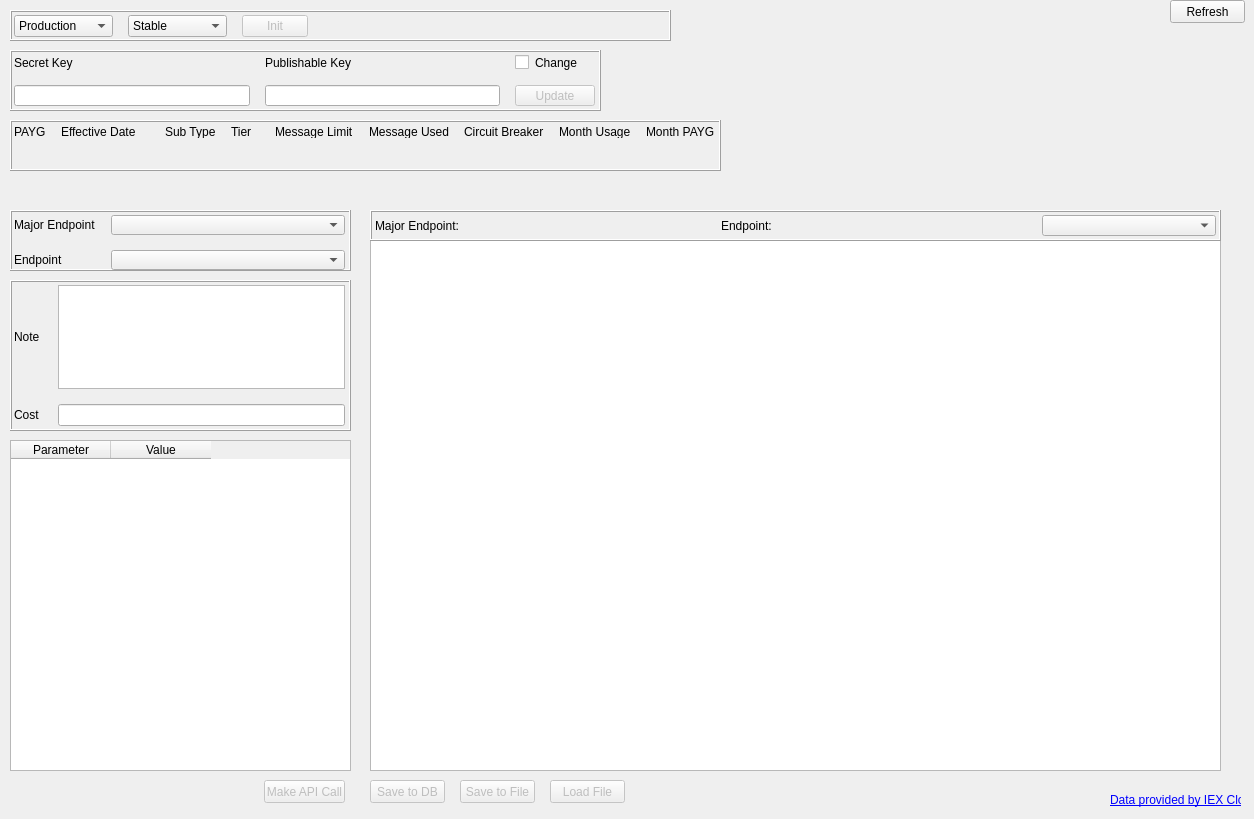
      <widget class="QWidget" name="iexCloudTab">
       <attribute name="title">
        <string>IEX Cloud</string>
       </attribute>
       <widget class="QLabel" name="iexCloudHyperLabel">
        <property name="geometry">
         <rect>
          <x>1110</x>
          <y>790</y>
          <width>131</width>
          <height>20</height>
         </rect>
        </property>
        <property name="text">
         <string>&lt;a href=&quot;https://iexcloud.io&quot;&gt;Data provided by IEX Cloud&lt;/a&gt;</string>
        </property>
        <property name="openExternalLinks">
         <bool>true</bool>
        </property>
       </widget>
       <widget class="QPushButton" name="iexCloudRefreshButton">
        <property name="geometry">
         <rect>
          <x>1170</x>
          <y>0</y>
          <width>75</width>
          <height>23</height>
         </rect>
        </property>
        <property name="text">
         <string>Refresh</string>
        </property>
       </widget>
       <widget class="QFrame" name="iexCloudStatusFrame">
        <property name="geometry">
         <rect>
          <x>10</x>
          <y>10</y>
          <width>661</width>
          <height>31</height>
         </rect>
        </property>
        <property name="styleSheet">
         <string notr="true">border-color: rgb(0, 0, 0);</string>
        </property>
        <property name="frameShape">
         <enum>QFrame::Box</enum>
        </property>
        <property name="frameShadow">
         <enum>QFrame::Raised</enum>
        </property>
        <widget class="QWidget" name="gridLayoutWidget_18">
         <property name="geometry">
          <rect>
           <x>-1</x>
           <y>0</y>
           <width>661</width>
           <height>33</height>
          </rect>
         </property>
         <layout class="QGridLayout" name="iexCloudStatusGrid" columnstretch="3,3,2,3,1,1,4">
          <property name="leftMargin">
           <number>5</number>
          </property>
          <property name="topMargin">
           <number>5</number>
          </property>
          <property name="rightMargin">
           <number>5</number>
          </property>
          <property name="bottomMargin">
           <number>5</number>
          </property>
          <property name="spacing">
           <number>15</number>
          </property>
          <item row="0" column="0">
           <widget class="QComboBox" name="iexCloudEnvCombo">
            <item>
             <property name="text">
              <string>Production</string>
             </property>
            </item>
           </widget>
          </item>
          <item row="0" column="3">
           <widget class="QLabel" name="iexCloudEnvLabel">
            <property name="toolTip">
             <string>environment</string>
            </property>
            <property name="frameShape">
             <enum>QFrame::NoFrame</enum>
            </property>
            <property name="text">
             <string/>
            </property>
            <property name="alignment">
             <set>Qt::AlignCenter</set>
            </property>
           </widget>
          </item>
          <item row="0" column="1">
           <widget class="QComboBox" name="iexCloudVersionCombo">
            <item>
             <property name="text">
              <string>Stable</string>
             </property>
            </item>
           </widget>
          </item>
          <item row="0" column="2">
           <widget class="QPushButton" name="iexCloudInitButton">
            <property name="enabled">
             <bool>false</bool>
            </property>
            <property name="sizePolicy">
             <sizepolicy hsizetype="Ignored" vsizetype="Fixed">
              <horstretch>0</horstretch>
              <verstretch>0</verstretch>
             </sizepolicy>
            </property>
            <property name="text">
             <string>Init</string>
            </property>
           </widget>
          </item>
          <item row="0" column="6">
           <widget class="QLabel" name="iexCloudTimeLabel">
            <property name="frameShape">
             <enum>QFrame::NoFrame</enum>
            </property>
            <property name="text">
             <string/>
            </property>
            <property name="alignment">
             <set>Qt::AlignCenter</set>
            </property>
           </widget>
          </item>
          <item row="0" column="4">
           <widget class="QLabel" name="iexCloudStatusLabel">
            <property name="toolTip">
             <string>status</string>
            </property>
            <property name="frameShape">
             <enum>QFrame::NoFrame</enum>
            </property>
            <property name="text">
             <string/>
            </property>
            <property name="alignment">
             <set>Qt::AlignCenter</set>
            </property>
           </widget>
          </item>
          <item row="0" column="5">
           <widget class="QLabel" name="iexCloudVersionLabel">
            <property name="toolTip">
             <string>version</string>
            </property>
            <property name="frameShape">
             <enum>QFrame::NoFrame</enum>
            </property>
            <property name="text">
             <string/>
            </property>
            <property name="alignment">
             <set>Qt::AlignCenter</set>
            </property>
           </widget>
          </item>
         </layout>
        </widget>
       </widget>
       <widget class="QFrame" name="iexCloudAccountFrame">
        <property name="geometry">
         <rect>
          <x>10</x>
          <y>120</y>
          <width>711</width>
          <height>51</height>
         </rect>
        </property>
        <property name="styleSheet">
         <string notr="true">border-color: rgb(0, 0, 0);</string>
        </property>
        <property name="frameShape">
         <enum>QFrame::Box</enum>
        </property>
        <property name="frameShadow">
         <enum>QFrame::Raised</enum>
        </property>
        <widget class="QWidget" name="gridLayoutWidget_20">
         <property name="geometry">
          <rect>
           <x>-1</x>
           <y>0</y>
           <width>711</width>
           <height>51</height>
          </rect>
         </property>
         <layout class="QGridLayout" name="iexCloudAccountGrid" columnstretch="1,3,1,1,2,2,2,2,2">
          <property name="leftMargin">
           <number>5</number>
          </property>
          <property name="topMargin">
           <number>5</number>
          </property>
          <property name="rightMargin">
           <number>5</number>
          </property>
          <property name="bottomMargin">
           <number>5</number>
          </property>
          <property name="spacing">
           <number>15</number>
          </property>
          <item row="0" column="6">
           <widget class="QLabel" name="label_50">
            <property name="toolTip">
             <string>PAYG Circuit Breaker</string>
            </property>
            <property name="text">
             <string>Circuit Breaker</string>
            </property>
           </widget>
          </item>
          <item row="1" column="8">
           <widget class="QLabel" name="iexCloudMonthPaygLabel">
            <property name="frameShape">
             <enum>QFrame::NoFrame</enum>
            </property>
            <property name="text">
             <string/>
            </property>
            <property name="alignment">
             <set>Qt::AlignRight|Qt::AlignTrailing|Qt::AlignVCenter</set>
            </property>
           </widget>
          </item>
          <item row="1" column="7">
           <widget class="QLabel" name="iexCloudMonthUsageLabel">
            <property name="frameShape">
             <enum>QFrame::NoFrame</enum>
            </property>
            <property name="text">
             <string/>
            </property>
            <property name="alignment">
             <set>Qt::AlignRight|Qt::AlignTrailing|Qt::AlignVCenter</set>
            </property>
           </widget>
          </item>
          <item row="1" column="4">
           <widget class="QLabel" name="iexCloudMsgLimitLabel">
            <property name="frameShape">
             <enum>QFrame::NoFrame</enum>
            </property>
            <property name="text">
             <string/>
            </property>
            <property name="alignment">
             <set>Qt::AlignRight|Qt::AlignTrailing|Qt::AlignVCenter</set>
            </property>
           </widget>
          </item>
          <item row="0" column="0">
           <widget class="QLabel" name="label_51">
            <property name="toolTip">
             <string>PAYG Enabled?</string>
            </property>
            <property name="text">
             <string>PAYG</string>
            </property>
           </widget>
          </item>
          <item row="1" column="5">
           <widget class="QLabel" name="iexCloudMsgUsedLabel">
            <property name="frameShape">
             <enum>QFrame::NoFrame</enum>
            </property>
            <property name="text">
             <string/>
            </property>
            <property name="alignment">
             <set>Qt::AlignRight|Qt::AlignTrailing|Qt::AlignVCenter</set>
            </property>
           </widget>
          </item>
          <item row="0" column="8">
           <widget class="QLabel" name="label_72">
            <property name="text">
             <string>Month PAYG</string>
            </property>
           </widget>
          </item>
          <item row="0" column="1">
           <widget class="QLabel" name="label_54">
            <property name="toolTip">
             <string/>
            </property>
            <property name="text">
             <string>Effective Date</string>
            </property>
           </widget>
          </item>
          <item row="1" column="0">
           <widget class="QLabel" name="iexCloudPaygLabel">
            <property name="frameShape">
             <enum>QFrame::NoFrame</enum>
            </property>
            <property name="text">
             <string/>
            </property>
            <property name="alignment">
             <set>Qt::AlignRight|Qt::AlignTrailing|Qt::AlignVCenter</set>
            </property>
           </widget>
          </item>
          <item row="1" column="6">
           <widget class="QLabel" name="iexCloudCircBreakLabel">
            <property name="frameShape">
             <enum>QFrame::NoFrame</enum>
            </property>
            <property name="text">
             <string/>
            </property>
            <property name="alignment">
             <set>Qt::AlignRight|Qt::AlignTrailing|Qt::AlignVCenter</set>
            </property>
           </widget>
          </item>
          <item row="0" column="5">
           <widget class="QLabel" name="label_48">
            <property name="text">
             <string>Message Used</string>
            </property>
           </widget>
          </item>
          <item row="0" column="4">
           <widget class="QLabel" name="label_47">
            <property name="text">
             <string>Message Limit</string>
            </property>
           </widget>
          </item>
          <item row="1" column="2">
           <widget class="QLabel" name="iexCloudSubTypeLabel">
            <property name="frameShape">
             <enum>QFrame::NoFrame</enum>
            </property>
            <property name="text">
             <string/>
            </property>
            <property name="alignment">
             <set>Qt::AlignRight|Qt::AlignTrailing|Qt::AlignVCenter</set>
            </property>
           </widget>
          </item>
          <item row="0" column="2">
           <widget class="QLabel" name="label_58">
            <property name="toolTip">
             <string>Subscription Type</string>
            </property>
            <property name="text">
             <string>Sub Type</string>
            </property>
           </widget>
          </item>
          <item row="0" column="7">
           <widget class="QLabel" name="label_71">
            <property name="text">
             <string>Month Usage</string>
            </property>
           </widget>
          </item>
          <item row="1" column="1">
           <widget class="QLabel" name="iexCloudEffDateLabel">
            <property name="frameShape">
             <enum>QFrame::NoFrame</enum>
            </property>
            <property name="text">
             <string/>
            </property>
            <property name="alignment">
             <set>Qt::AlignRight|Qt::AlignTrailing|Qt::AlignVCenter</set>
            </property>
           </widget>
          </item>
          <item row="0" column="3">
           <widget class="QLabel" name="label_61">
            <property name="text">
             <string>Tier</string>
            </property>
           </widget>
          </item>
          <item row="1" column="3">
           <widget class="QLabel" name="iexCloudTierLabel">
            <property name="text">
             <string/>
            </property>
           </widget>
          </item>
         </layout>
        </widget>
       </widget>
       <widget class="QFrame" name="iexCloudKeyFrame">
        <property name="geometry">
         <rect>
          <x>10</x>
          <y>50</y>
          <width>591</width>
          <height>61</height>
         </rect>
        </property>
        <property name="styleSheet">
         <string notr="true">border-color: rgb(0, 0, 0);</string>
        </property>
        <property name="frameShape">
         <enum>QFrame::Box</enum>
        </property>
        <property name="frameShadow">
         <enum>QFrame::Raised</enum>
        </property>
        <widget class="QWidget" name="gridLayoutWidget_23">
         <property name="geometry">
          <rect>
           <x>-1</x>
           <y>0</y>
           <width>591</width>
           <height>61</height>
          </rect>
         </property>
         <layout class="QGridLayout" name="iexCloudKeyGrid" columnstretch="0,0,0">
          <property name="leftMargin">
           <number>5</number>
          </property>
          <property name="topMargin">
           <number>5</number>
          </property>
          <property name="rightMargin">
           <number>5</number>
          </property>
          <property name="bottomMargin">
           <number>5</number>
          </property>
          <property name="spacing">
           <number>15</number>
          </property>
          <item row="1" column="0">
           <widget class="QLineEdit" name="iexCloudSKField">
            <property name="text">
             <string/>
            </property>
            <property name="readOnly">
             <bool>true</bool>
            </property>
           </widget>
          </item>
          <item row="0" column="0">
           <widget class="QLabel" name="label_81">
            <property name="toolTip">
             <string>PAYG Enabled?</string>
            </property>
            <property name="text">
             <string>Secret Key</string>
            </property>
           </widget>
          </item>
          <item row="1" column="1">
           <widget class="QLineEdit" name="iexCloudPKField">
            <property name="text">
             <string/>
            </property>
            <property name="readOnly">
             <bool>true</bool>
            </property>
           </widget>
          </item>
          <item row="0" column="1">
           <widget class="QLabel" name="label_80">
            <property name="toolTip">
             <string/>
            </property>
            <property name="text">
             <string>Publishable Key</string>
            </property>
           </widget>
          </item>
          <item row="0" column="2">
           <widget class="QCheckBox" name="iexCloudChangeCheckbox">
            <property name="text">
             <string>Change</string>
            </property>
           </widget>
          </item>
          <item row="1" column="2">
           <widget class="QPushButton" name="iexCloudKeyUpdateButton">
            <property name="enabled">
             <bool>false</bool>
            </property>
            <property name="toolTip">
             <string>&lt;html&gt;&lt;head/&gt;&lt;body&gt;&lt;p&gt;Succesful update will automatically click the 'Init' button&lt;/p&gt;&lt;/body&gt;&lt;/html&gt;</string>
            </property>
            <property name="text">
             <string>Update</string>
            </property>
           </widget>
          </item>
         </layout>
        </widget>
       </widget>
       <widget class="QFrame" name="iexCloudEndpointFrame">
        <property name="geometry">
         <rect>
          <x>10</x>
          <y>210</y>
          <width>341</width>
          <height>61</height>
         </rect>
        </property>
        <property name="styleSheet">
         <string notr="true">border-color: rgb(0, 0, 0);</string>
        </property>
        <property name="frameShape">
         <enum>QFrame::Box</enum>
        </property>
        <property name="frameShadow">
         <enum>QFrame::Raised</enum>
        </property>
        <widget class="QWidget" name="gridLayoutWidget_24">
         <property name="geometry">
          <rect>
           <x>-1</x>
           <y>0</y>
           <width>341</width>
           <height>65</height>
          </rect>
         </property>
         <layout class="QGridLayout" name="iexCloudEndpointGrid" columnstretch="1,5">
          <property name="leftMargin">
           <number>5</number>
          </property>
          <property name="topMargin">
           <number>5</number>
          </property>
          <property name="rightMargin">
           <number>5</number>
          </property>
          <property name="bottomMargin">
           <number>5</number>
          </property>
          <property name="spacing">
           <number>15</number>
          </property>
          <item row="0" column="0">
           <widget class="QLabel" name="label_82">
            <property name="toolTip">
             <string>PAYG Enabled?</string>
            </property>
            <property name="text">
             <string>Major Endpoint</string>
            </property>
           </widget>
          </item>
          <item row="1" column="0">
           <widget class="QLabel" name="label_83">
            <property name="toolTip">
             <string/>
            </property>
            <property name="text">
             <string>Endpoint</string>
            </property>
           </widget>
          </item>
          <item row="0" column="1">
           <widget class="QComboBox" name="iexCloudMajorEndpointCombo"/>
          </item>
          <item row="1" column="1">
           <widget class="QComboBox" name="iexCloudEndpointCombo"/>
          </item>
         </layout>
        </widget>
       </widget>
       <widget class="QTableWidget" name="iexCloudParamTable">
        <property name="geometry">
         <rect>
          <x>10</x>
          <y>440</y>
          <width>341</width>
          <height>331</height>
         </rect>
        </property>
        <property name="editTriggers">
         <set>QAbstractItemView::NoEditTriggers</set>
        </property>
        <property name="selectionMode">
         <enum>QAbstractItemView::NoSelection</enum>
        </property>
        <property name="selectionBehavior">
         <enum>QAbstractItemView::SelectItems</enum>
        </property>
        <property name="columnCount">
         <number>2</number>
        </property>
        <column>
         <property name="text">
          <string>Parameter</string>
         </property>
        </column>
        <column>
         <property name="text">
          <string>Value</string>
         </property>
        </column>
       </widget>
       <widget class="QFrame" name="iexCloudInfoFrame">
        <property name="geometry">
         <rect>
          <x>10</x>
          <y>280</y>
          <width>341</width>
          <height>151</height>
         </rect>
        </property>
        <property name="styleSheet">
         <string notr="true">border-color: rgb(0, 0, 0);</string>
        </property>
        <property name="frameShape">
         <enum>QFrame::Box</enum>
        </property>
        <property name="frameShadow">
         <enum>QFrame::Raised</enum>
        </property>
        <widget class="QWidget" name="gridLayoutWidget_25">
         <property name="geometry">
          <rect>
           <x>-1</x>
           <y>0</y>
           <width>341</width>
           <height>151</height>
          </rect>
         </property>
         <layout class="QGridLayout" name="iexCloudInfoGrid" columnstretch="1,10">
          <property name="leftMargin">
           <number>5</number>
          </property>
          <property name="topMargin">
           <number>5</number>
          </property>
          <property name="rightMargin">
           <number>5</number>
          </property>
          <property name="bottomMargin">
           <number>5</number>
          </property>
          <property name="spacing">
           <number>15</number>
          </property>
          <item row="1" column="0">
           <widget class="QLabel" name="label_87">
            <property name="toolTip">
             <string/>
            </property>
            <property name="text">
             <string>Cost</string>
            </property>
           </widget>
          </item>
          <item row="0" column="0">
           <widget class="QLabel" name="label_86">
            <property name="toolTip">
             <string>PAYG Enabled?</string>
            </property>
            <property name="text">
             <string>Note</string>
            </property>
           </widget>
          </item>
          <item row="0" column="1">
           <widget class="QTextEdit" name="iexCloudNoteArea">
            <property name="readOnly">
             <bool>true</bool>
            </property>
           </widget>
          </item>
          <item row="1" column="1">
           <widget class="QLineEdit" name="iexCloudCostField">
            <property name="readOnly">
             <bool>true</bool>
            </property>
           </widget>
          </item>
         </layout>
        </widget>
       </widget>
       <widget class="QPushButton" name="iexCloudAPICallButton">
        <property name="enabled">
         <bool>false</bool>
        </property>
        <property name="geometry">
         <rect>
          <x>264</x>
          <y>780</y>
          <width>81</width>
          <height>23</height>
         </rect>
        </property>
        <property name="text">
         <string>Make API Call</string>
        </property>
       </widget>
       <widget class="QTableWidget" name="iexCloudResultTable">
        <property name="geometry">
         <rect>
          <x>370</x>
          <y>240</y>
          <width>851</width>
          <height>531</height>
         </rect>
        </property>
        <property name="editTriggers">
         <set>QAbstractItemView::NoEditTriggers</set>
        </property>
        <property name="dragEnabled">
         <bool>false</bool>
        </property>
        <property name="dragDropMode">
         <enum>QAbstractItemView::NoDragDrop</enum>
        </property>
        <property name="selectionMode">
         <enum>QAbstractItemView::SingleSelection</enum>
        </property>
        <property name="sortingEnabled">
         <bool>true</bool>
        </property>
       </widget>
       <widget class="QPushButton" name="iexCloudSaveToDBButton">
        <property name="enabled">
         <bool>false</bool>
        </property>
        <property name="geometry">
         <rect>
          <x>370</x>
          <y>780</y>
          <width>75</width>
          <height>23</height>
         </rect>
        </property>
        <property name="text">
         <string>Save to DB</string>
        </property>
       </widget>
       <widget class="QPushButton" name="iexCloudSaveToFileButton">
        <property name="enabled">
         <bool>false</bool>
        </property>
        <property name="geometry">
         <rect>
          <x>460</x>
          <y>780</y>
          <width>75</width>
          <height>23</height>
         </rect>
        </property>
        <property name="text">
         <string>Save to File</string>
        </property>
       </widget>
       <widget class="QFrame" name="iexCloudSelEndpointFrame">
        <property name="geometry">
         <rect>
          <x>370</x>
          <y>210</y>
          <width>851</width>
          <height>31</height>
         </rect>
        </property>
        <property name="styleSheet">
         <string notr="true">border-color: rgb(0, 0, 0);</string>
        </property>
        <property name="frameShape">
         <enum>QFrame::Box</enum>
        </property>
        <property name="frameShadow">
         <enum>QFrame::Raised</enum>
        </property>
        <widget class="QWidget" name="gridLayoutWidget_26">
         <property name="geometry">
          <rect>
           <x>0</x>
           <y>0</y>
           <width>851</width>
           <height>31</height>
          </rect>
         </property>
         <layout class="QGridLayout" name="iexCloudSelEndpointGrid" columnstretch="1,4,1,4,3">
          <property name="leftMargin">
           <number>5</number>
          </property>
          <property name="topMargin">
           <number>5</number>
          </property>
          <property name="rightMargin">
           <number>5</number>
          </property>
          <property name="bottomMargin">
           <number>5</number>
          </property>
          <property name="spacing">
           <number>15</number>
          </property>
          <item row="0" column="1">
           <widget class="QLabel" name="iexCloudSelMajorEndpointLabel">
            <property name="toolTip">
             <string>status</string>
            </property>
            <property name="frameShape">
             <enum>QFrame::NoFrame</enum>
            </property>
            <property name="text">
             <string/>
            </property>
            <property name="alignment">
             <set>Qt::AlignCenter</set>
            </property>
           </widget>
          </item>
          <item row="0" column="2">
           <widget class="QLabel" name="label_91">
            <property name="toolTip">
             <string>version</string>
            </property>
            <property name="frameShape">
             <enum>QFrame::NoFrame</enum>
            </property>
            <property name="text">
             <string>Endpoint:</string>
            </property>
            <property name="alignment">
             <set>Qt::AlignLeading|Qt::AlignLeft|Qt::AlignVCenter</set>
            </property>
           </widget>
          </item>
          <item row="0" column="3">
           <widget class="QLabel" name="iexCloudSelEndpointLabel">
            <property name="frameShape">
             <enum>QFrame::NoFrame</enum>
            </property>
            <property name="text">
             <string/>
            </property>
            <property name="alignment">
             <set>Qt::AlignCenter</set>
            </property>
           </widget>
          </item>
          <item row="0" column="0">
           <widget class="QLabel" name="label_90">
            <property name="toolTip">
             <string>environment</string>
            </property>
            <property name="frameShape">
             <enum>QFrame::NoFrame</enum>
            </property>
            <property name="text">
             <string>Major Endpoint:</string>
            </property>
            <property name="alignment">
             <set>Qt::AlignLeading|Qt::AlignLeft|Qt::AlignVCenter</set>
            </property>
           </widget>
          </item>
          <item row="0" column="4">
           <widget class="QComboBox" name="iexCloudSelParamsCombo"/>
          </item>
         </layout>
        </widget>
       </widget>
       <widget class="QPushButton" name="iexCloudLoadFileButton">
        <property name="enabled">
         <bool>false</bool>
        </property>
        <property name="geometry">
         <rect>
          <x>550</x>
          <y>780</y>
          <width>75</width>
          <height>23</height>
         </rect>
        </property>
        <property name="text">
         <string>Load File</string>
        </property>
       </widget>
      </widget>
